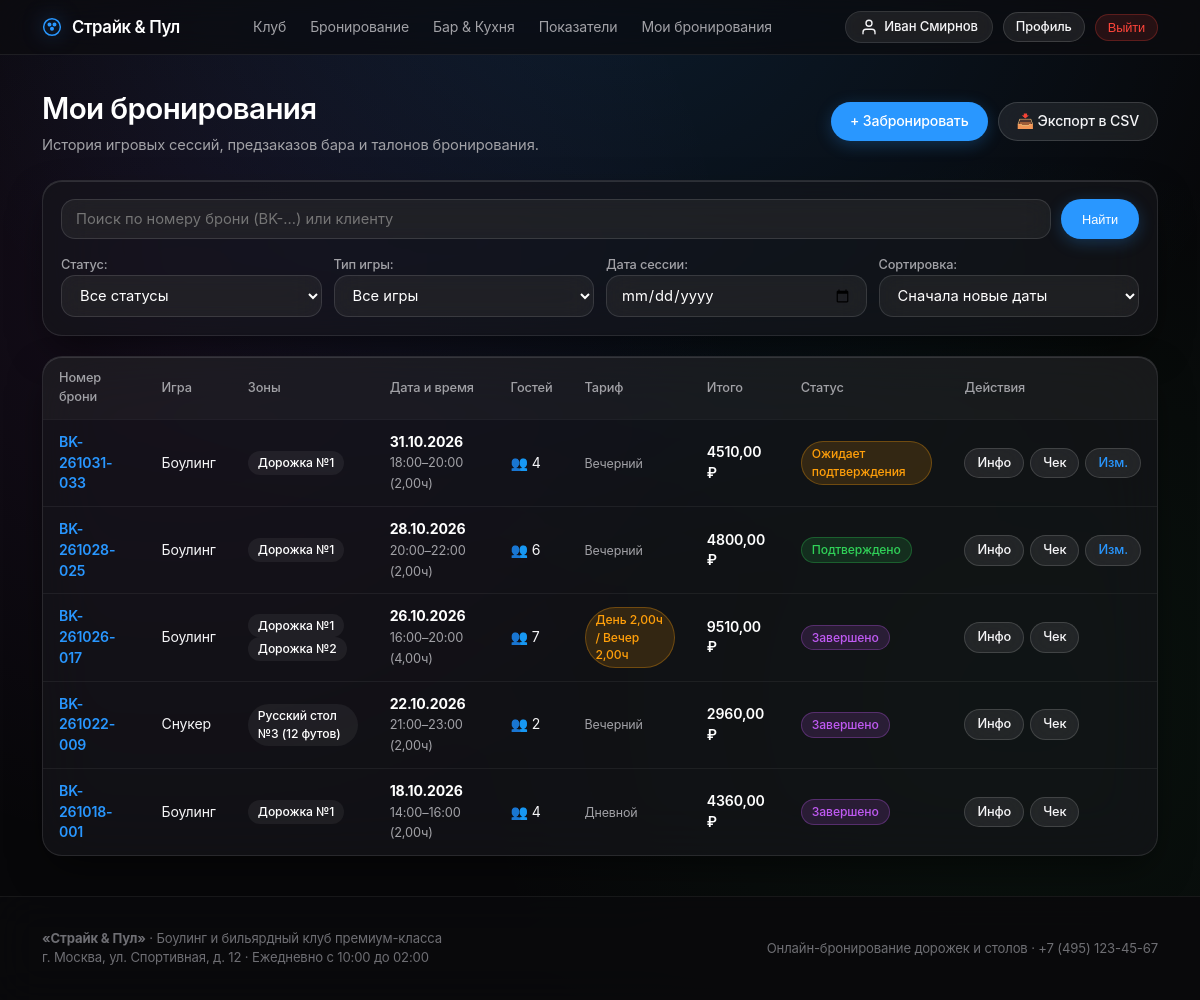
/bookings/ (signed in), run on the app's committed database.
### club/models.py (models this page shows, shortened)
class Booking(models.Model):
    STATUS_CHOICES = (
        ('pending', 'Ожидает подтверждения'),
        ('confirmed', 'Подтверждено'),
        ('completed', 'Завершено'),
        ('cancelled', 'Отменено'),
    )
    booking_number = models.CharField("Номер брони", max_length=32, unique=True)
    user = models.ForeignKey(User, on_delete=models.CASCADE, related_name='bookings', verbose_name="Посетитель")
    game_type = models.ForeignKey(GameType, on_delete=models.PROTECT, related_name='bookings', verbose_name="Тип игры")
    zones = models.ManyToManyField(PlayZone, related_name='bookings', verbose_name="Игровые дорожки / столы")
    date = models.DateField("Дата игры")
    start_time = models.TimeField("Время начала")
    end_time = models.TimeField("Время окончания")
    guests_count = models.PositiveIntegerField("Количество гостей", default=2, validators=[MinValueValidator(1)])
    club_card = models.ForeignKey(
        ClubCard,
        on_delete=models.SET_NULL,
        blank=True,
        null=True,
        related_name='bookings',
        verbose_name="Применённая клубная карта"
    )
    hours_total = models.DecimalField("Всего часов", max_digits=4, decimal_places=2, default=Decimal('1.00'))
    day_hours = models.DecimalField("Часов в дневной тариф", max_digits=4, decimal_places=2, default=Decimal('0.00'))
    night_hours = models.DecimalField("Часов в вечерний тариф", max_digits=4, decimal_places=2, default=Decimal('0.00'))
    game_cost = models.DecimalField("Стоимость игры до скидки (руб)", max_digits=10, decimal_places=2, default=Decimal('0.00'))
    discount_percent = models.DecimalField("Скидка %", max_digits=5, decimal_places=2, default=Decimal('0.00'))
    discount_amount = models.DecimalField("Сумма скидки (руб)", max_digits=10, decimal_places=2, default=Decimal('0.00'))
    preorder_cost = models.DecimalField("Сумма предзаказа бара (руб)", max_digits=10, decimal_places=2, default=Decimal('0.00'))
    total_cost = models.DecimalField("Итоговая сумма к оплате (руб)", max_digits=10, decimal_places=2, default=Decimal('0.00'))
    status = models.CharField("Статус бронирования", max_length=20, choices=STATUS_CHOICES, default='pending')
    notes = models.TextField("Комментарий / пожелания", blank=True)
    created_at = models.DateTimeField("Создано", default=timezone.now)
    updated_at = models.DateTimeField("Обновлено", auto_now=True)
    class Meta:
        verbose_name = "Бронирование"
        verbose_name_plural = "Бронирования"
        ordering = ['-date', '-start_time']

class GameType(models.Model):
    name = models.CharField("Название игры", max_length=100)
    slug = models.SlugField("Слаг", unique=True)
    description = models.TextField("Описание", blank=True)
    max_players_per_unit = models.PositiveIntegerField("Макс. игроков на 1 зону", default=6)
    is_bowling = models.BooleanField("Это боулинг (лимит 6 чел/дорожка)", default=False)
    icon = models.CharField("Иконка / эмодзи", max_length=20, default="🎳")
    class Meta:
        verbose_name = "Тип игры"
        verbose_name_plural = "Типы игр"
        ordering = ['id']

class PlayZone(models.Model):
    STATUS_CHOICES = (
        ('available', 'Доступна'),
        ('maintenance', 'На обслуживании / ремонт'),
    )
    game_type = models.ForeignKey(
        GameType,
        on_delete=models.CASCADE,
        related_name='zones',
        verbose_name="Тип игры"
    )
    number = models.PositiveIntegerField("Номер зоны (дорожки/стола)")
    title = models.CharField("Название", max_length=120)
    description = models.TextField("Особенности / оборудование", blank=True)
    photo = models.ImageField(
        "Фотография зоны",
        upload_to='zones/',
        blank=True,
        null=True,
        validators=[validate_image_file]
    )
    status = models.CharField("Статус", max_length=20, choices=STATUS_CHOICES, default='available')
    is_vip = models.BooleanField("VIP зона", default=False)
    class Meta:
        verbose_name = "Игровая зона"
        verbose_name_plural = "Игровые зоны (дорожки и столы)"
        ordering = ['game_type', 'number']
        unique_together = ('game_type', 'number')

### club/views.py (the view)
# urls.py: path('bookings/', views.booking_list_view, name='booking_list'),
@login_required
def booking_list_view(request):
    is_staff = request.user.is_superuser or (
        hasattr(request.user, 'profile') and request.user.profile.role in ['operator', 'admin', 'bar_manager']
    )
    if is_staff:
        queryset = Booking.objects.all().select_related('user', 'game_type', 'club_card').prefetch_related('zones')
    else:
        queryset = Booking.objects.filter(user=request.user).select_related('game_type', 'club_card').prefetch_related('zones')
    q = request.GET.get('q', '').strip()
    if q:
        queryset = queryset.filter(
            Q(booking_number__icontains=q) |
            Q(user__username__icontains=q) |
            Q(user__first_name__icontains=q)
        )
    status_filter = request.GET.get('status', '').strip()
    if status_filter:
        queryset = queryset.filter(status=status_filter)
    game_filter = request.GET.get('game_type', '').strip()
    if game_filter:
        queryset = queryset.filter(game_type_id=game_filter)
    date_filter = request.GET.get('date', '').strip()
    if date_filter:
        try:
            queryset = queryset.filter(date=date_filter)
        except Exception:
            pass
    sort = request.GET.get('sort', 'newest')
    sort_dict = {
        'newest': '-date',
        'oldest': 'date',
        'cost_desc': '-total_cost',
        'cost_asc': 'total_cost',
    }
    queryset = queryset.order_by(sort_dict.get(sort, '-date'), '-start_time')
    paginator = Paginator(queryset, 20)
    page_number = request.GET.get('page')
    page_obj = paginator.get_page(page_number)
    query_params = request.GET.copy()
    if 'page' in query_params:
        query_params.pop('page')
    extra_params = query_params.urlencode()
    context = {
        'page_obj': page_obj,
        'is_staff': is_staff,
        'statuses': Booking.STATUS_CHOICES,
        'game_types': GameType.objects.all(),
        'status_filter': status_filter,
        'game_filter': game_filter,
        'date_filter': date_filter,
        'sort': sort,
        'q': q,
        'extra_params': extra_params,
    }
    return render(request, 'club/booking_list.html', context)

### club/context_processors.py (called while the page is built)
def club_global_context(request):
    game_types = GameType.objects.all()
    user_role = 'guest'
    user_profile = None
    if request.user.is_authenticated:
        if request.user.is_superuser:
            user_role = 'admin'
        else:
            profile = getattr(request.user, 'profile', None)
            if profile:
                user_role = profile.role
                user_profile = profile
            else:
                user_role = 'visitor'
    return {
        'nav_game_types': game_types,
        'current_user_role': user_role,
        'user_profile': user_profile,
    }

### club/templatetags/club_icons.py (called while the page is built)
@register.simple_tag
def icon(name, css_class=""):
    svg = ICONS.get(name, '')
    if css_class and svg:
        svg = svg.replace('<svg ', f'<svg class="{css_class}" ')
    return mark_safe(svg)

### templates/club/booking_list.html (shortened to what this page needs)
{% extends 'base.html' %}
{% load club_icons %}
{% block content %}
<div style="display: flex; justify-content: space-between; align-items: center; margin-bottom: 24px; flex-wrap: wrap; gap: 14px;">
  <div>
    <h1 style="font-size: 1.85rem; font-weight: 600; letter-spacing: var(--tracking-tight); margin-bottom: 4px; color: #fff;">
      {% if is_staff %}Управление бронированиями (Оператор){% else %}Мои бронирования{% endif %}
    </h1>
    <p style="color: var(--text-secondary); font-size: 0.92rem;">
      История игровых сессий, предзаказов бара и талонов бронирования.
    </p>
  </div>
  <div style="display: flex; gap: 10px;">
    <a href="{% url 'booking_create' %}" class="btn btn-primary">+ Забронировать</a>
    <a href="{% url 'export_csv' %}" class="btn btn-secondary" title="Экспорт в CSV">📥 Экспорт в CSV</a>
  </div>
</div>
<div class="card" style="padding: 18px; margin-bottom: 20px;">
  <form method="get" action="{% url 'booking_list' %}" style="display: flex; flex-direction: column; gap: 14px;">
    <div style="display: flex; gap: 10px; flex-wrap: wrap;">
      <input type="text" name="q" value="{{ q }}" placeholder="Поиск по номеру брони (BK-...) или клиенту" class="form-control" style="flex: 1; min-width: 220px;">
      <button type="submit" class="btn btn-primary btn-sm" style="padding: 0 20px;">Найти</button>
    </div>
    <div style="display: grid; grid-template-columns: repeat(auto-fit, minmax(160px, 1fr)); gap: 12px;">
      <div>
        <label style="font-size: 0.8rem; color: var(--text-secondary); font-weight: 500;">Статус:</label>
        <select name="status" class="form-control" onchange="this.form.submit()">
          <option value="">Все статусы</option>
        </select>
      </div>
      <div>
        <label style="font-size: 0.8rem; color: var(--text-secondary); font-weight: 500;">Тип игры:</label>
        <select name="game_type" class="form-control" onchange="this.form.submit()">
          <option value="">Все игры</option>
        </select>
      </div>
      <div>
        <label style="font-size: 0.8rem; color: var(--text-secondary); font-weight: 500;">Дата сессии:</label>
        <input type="date" name="date" value="{{ date_filter }}" class="form-control" onchange="this.form.submit()">
      </div>
      <div>
        <label style="font-size: 0.8rem; color: var(--text-secondary); font-weight: 500;">Сортировка:</label>
        <select name="sort" class="form-control" onchange="this.form.submit()">
          <option value="newest" {% if sort == 'newest' %}selected{% endif %}>Сначала новые даты</option>
        </select>
      </div>
    </div>
  </form>
</div>
<div class="table-responsive">
  <table class="table">
    <thead>
      <tr>
        <th>Номер брони</th>
        <th>Игра</th>
        <th>Зоны</th>
        <th>Дата и время</th>
        <th>Гостей</th>
        <th>Тариф</th>
        <th>Итого</th>
        <th>Статус</th>
        <th>Действия</th>
      </tr>
    </thead>
    <tbody>
      {% for b in page_obj %}
        <tr>
          <td>
            <a href="{% url 'booking_detail' b.pk %}" style="font-weight: 600; color: var(--apple-blue); text-decoration: none;">
              {{ b.booking_number }}
            </a>
          </td>
          <td>{{ b.game_type.name }}</td>
          <td>
            {% for z in b.zones.all %}
              <span class="badge" style="background: rgba(255,255,255,0.06); color: #fff;">{{ z.title }}</span>
            {% endfor %}
          </td>
          <td>
            <strong style="color: #fff;">{{ b.date|date:"d.m.Y" }}</strong><br>
            <span style="color: var(--text-secondary); font-size: 0.8rem;">
              {{ b.start_time|time:"H:i" }}–{{ b.end_time|time:"H:i" }} ({{ b.hours_total }}ч)
            </span>
          </td>
          <td>👥 {{ b.guests_count }}</td>
          <td>
            {% if b.day_hours > 0 and b.night_hours > 0 %}
              <span class="badge badge-pending" title="Дневных: {{ b.day_hours }}ч, Вечерних: {{ b.night_hours }}ч">
                День {{ b.day_hours }}ч / Вечер {{ b.night_hours }}ч
              </span>
            {% elif b.night_hours > 0 %}
              <span style="font-size: 0.78rem; color: var(--text-secondary);">Вечерний</span>
            {% else %}
              <span style="font-size: 0.78rem; color: var(--text-secondary);">Дневной</span>
            {% endif %}
          </td>
          <td style="font-weight: 600; color: #fff;">
            {{ b.total_cost }} ₽
          </td>
          <td>
            <span class="badge badge-{{ b.status }}">{{ b.get_status_display }}</span>
          </td>
          <td>
            <div style="display: flex; gap: 6px;">
              <a href="{% url 'booking_detail' b.pk %}" class="btn btn-secondary btn-sm" title="Детали">Инфо</a>
              <a href="{% url 'booking_receipt' b.pk %}" class="btn btn-secondary btn-sm" target="_blank" title="Печать квитанции">Чек</a>
              {% if b.status != 'cancelled' and b.status != 'completed' %}
                <a href="{% url 'booking_edit' b.pk %}" class="btn btn-secondary btn-sm" style="color: var(--apple-blue);" title="Редактировать">Изм.</a>
              {% endif %}
            </div>
          </td>
        </tr>
      {% empty %}
        <tr>
          <td colspan="10" style="text-align: center; padding: 36px; color: var(--text-secondary);">
            Бронирований по выбранным фильтрам не найдено.
          </td>
        </tr>
      {% endfor %}
    </tbody>
  </table>
</div>
{% endblock %}

### templates/base.html (shortened to what this page needs)
<!DOCTYPE html>
<html lang="ru">
<head>
  {% load static club_icons %}
  <link rel="stylesheet" href="{% static 'css/style.css' %}">
</head>
<body>
  <header class="site-header">
    <div class="container header-inner">
      <a href="{% url 'home' %}" class="brand-logo">
        {% icon 'bowling' %}
        <span>Страйк & Пул</span>
      </a>
      <nav class="main-nav">
        <a href="{% url 'home' %}">Клуб</a>
        <a href="{% url 'booking_create' %}">Бронирование</a>
        <a href="{% url 'menu_catalog' %}">Бар & Кухня</a>
        <a href="{% url 'dashboard' %}">Показатели</a>
        {% if user.is_authenticated %}
          <a href="{% url 'booking_list' %}">Мои бронирования</a>
        {% endif %}
      </nav>
      <div class="user-nav">
        {% if user.is_authenticated %}
          <span class="user-badge">
            {% icon 'user' %}
            <span>{{ user.first_name|default:user.username }}</span>
          </span>
          <a href="{% url 'profile' %}" class="btn btn-secondary btn-sm">Профиль</a>
          <form action="{% url 'logout' %}" method="post" style="display: inline;">
            <button type="submit" class="btn btn-danger btn-sm">Выйти</button>
          </form>
        {% else %}
          <a href="{% url 'login' %}" class="btn btn-secondary btn-sm">Войти</a>
          <a href="{% url 'register' %}" class="btn btn-primary btn-sm">Регистрация</a>
        {% endif %}
      </div>
    </div>
  </header>
  <main class="container" style="flex: 1; padding-top: 14px; padding-bottom: 40px;">
    {% block content %}{% endblock %}
  </main>
  <footer class="site-footer">
    <div class="container footer-inner">
      <div>
        <strong>«Страйк & Пул»</strong> · Боулинг и бильярдный клуб премиум-класса<br>
        г. Москва, ул. Спортивная, д. 12 · Ежедневно с 10:00 до 02:00
      </div>
      <div>
        Онлайн-бронирование дорожек и столов · +7 (495) 123-45-67
      </div>
    </div>
  </footer>
</body>
</html>

### data on the page
Booking: booking_number "BK-261031-033", game_type.name "Боулинг", date "31.10.2026", start_time "18:00", end_time "20:00", hours_total "2,00", guests_count "4", day_hours "Вечерний", total_cost "4510,00", status "Ожидает подтверждения", shows "Изм."
PlayZone: title "Дорожка №1"
Booking: booking_number "BK-261028-025", game_type.name "Боулинг", date "28.10.2026", start_time "20:00", end_time "22:00", hours_total "2,00", guests_count "6", day_hours "Вечерний", total_cost "4800,00", status "Подтверждено", shows "Изм."
Booking: booking_number "BK-261026-017", game_type.name "Боулинг", date "26.10.2026", start_time "16:00", end_time "20:00", hours_total "4,00", guests_count "7", day_hours "2,00", night_hours "2,00", total_cost "9510,00", status "Завершено"
PlayZone: title "Дорожка №2"
Booking: booking_number "BK-261022-009", game_type.name "Снукер", date "22.10.2026", start_time "21:00", end_time "23:00", hours_total "2,00", guests_count "2", day_hours "Вечерний", total_cost "2960,00", status "Завершено"
PlayZone: title "Русский стол №3 (12 футов)"
Booking: booking_number "BK-261018-001", game_type.name "Боулинг", date "18.10.2026", start_time "14:00", end_time "16:00", hours_total "2,00", guests_count "4", day_hours "Дневной", total_cost "4360,00", status "Завершено"

### other printed values
{{ user.first_name|default:user.username }} "Иван Смирнов"
